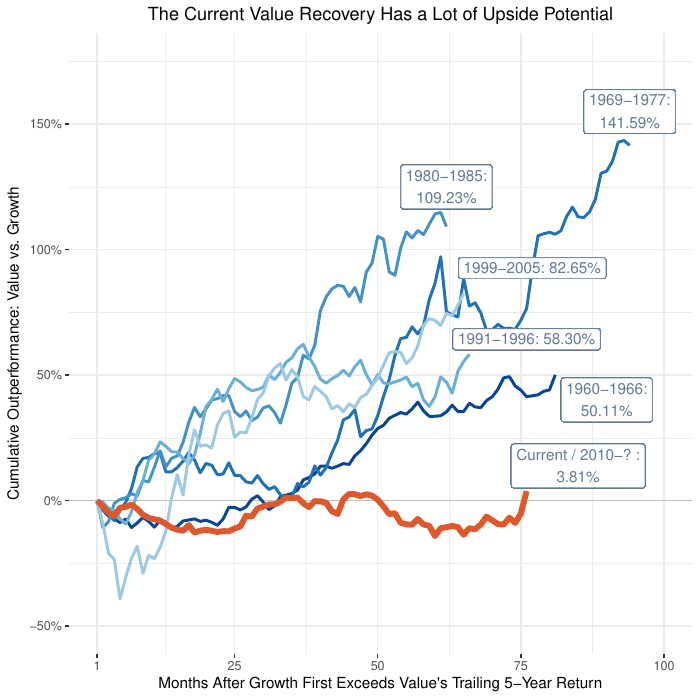

This figure's R source:
#!/usr/bin/env Rscript

# Load libraries
library(ggplot2)
library(stringr)
library(scales)
library(ggthemes)
library(PerformanceAnalytics)
library(RColorBrewer)

# The URL for the data
url.name     <- "http://mba.tuck.dartmouth.edu/pages/faculty/ken.french/ftp"
file.name    <- "25_Portfolios_5x5_CSV.zip"
full.url     <- paste(url.name, file.name, sep="/")

# You can change the starting date of the analysis by changing these variables
# Beware, however, that the source datafile starts in 1926

start.year   <- 1945
start.month  <- 1

# You can change the ending date of the analysis by changing these variables
# Beware, however, that the source datafile may only be updated annually
# and therefore the most recent monthly may not be available

end.year     <- 2016
end.month    <- 11

window.width <- 5*12 # The rolling window width. 5 Years in this case
look.forward <- 8*12 # How far to look forward for the end of a value recovery

# Download the data and unzip it

temp.file <- tempfile()
download.file(full.url, temp.file)
file.list <- unzip(temp.file, list=TRUE)

# Parse the data
french.data   <- read.csv(unzip(temp.file,
                                files=as.character(file.list[1,1])),
                          skip=19,
                          header=TRUE,
                          stringsAsFactors=FALSE)
names(french.data)[[1]] <- "DATE"

# Now we want to remove all the data below the end date
ds.year     <- as.numeric(substr(french.data$DATE[[1]],1,4))
ds.month    <- as.numeric(substr(french.data$DATE[[1]],5,6))
num.rows    <- 12*(end.year-ds.year)+(end.month-ds.month)+1
french.data <- head(french.data,num.rows)
date.seq    <- as.Date(paste(french.data$DATE,"01",sep=""),"%Y%m%d")
french.data$DATE <- date.seq

# Transform the data so that the return cells are numeric decimal format
for (i in 2:ncol(french.data)) french.data[,i] <- as.numeric(str_trim(french.data[,i]))
for (i in 2:ncol(french.data)) french.data[,i] <- french.data[,i]/100

# Now we calculate the the HML sequence from the factor sequences
# Column names are: DATE SMALL.LoBM ME1.BM2 SMALL.HiBM BIG.LoBM ME2.BM2 BIG.HiBM
fd <- french.data

french.data$Hi.Lo <-
  0.2*( fd$SMALL.HiBM + fd$ME2.BM5 + fd$ME3.BM5 + fd$ME4.BM5 + fd$BIG.HiBM ) -
  0.2*( fd$SMALL.LoBM + fd$ME2.BM1 + fd$ME3.BM1 + fd$ME4.BM1 + fd$BIG.LoBM )

# Now create a time series of the HML data that we can pass off to apply.rolling 
# and other PerformanceAnalytics functions

ts.data <- data.frame(french.data$Hi.Lo)
row.names(ts.data) <- date.seq

# Now calculate the a time series of rolling 5-year annualized returns
z <- apply.rolling(ts.data, width=window.width, FUN = "Return.annualized")
french.data$Hi.Lo.5YrRolling <- z[[1]]

rows <- nrow(french.data)

# The following loop programatically finds the value recoveries and fills
# the lists start.indexes and end.indexes with the start and end index of these
# recoveries in the french.data data frame.
# Beware that the results of this search are sensitive to the parameters
# window.width and look.forward and may change significantly if these
# are altered from the default values of 60 months and 96 months, respectively.

start.indexes <- c()
end.indexes   <- c()

i <- max( (start.year-ds.year)*12+(start.month-ds.month), window.width)

while ( i < rows ) {
  
  if (french.data$Hi.Lo.5YrRolling[i]<0) {
    
    # A new periods starts when 5YrRolling turns negative
    j         <- i+1
    start.idx <- i
    end.idx   <- j
    min.val   <- french.data$Hi.Lo.5YrRolling[i]
    max.val   <- french.data$Hi.Lo.5YrRolling[i]
    
    while ( j < i + look.forward) {
      
      if ( j < rows ) {
        if (french.data$Hi.Lo.5YrRolling[j]>max.val) {
          max.val <- french.data$Hi.Lo.5YrRolling[j]
          end.idx <- j
        }
        
      } else {
        max.val <- french.data$Hi.Lo.5YrRolling[rows]
        end.idx <- rows
      }
      
      j <- j+1
      
    }
    
    start.indexes <- c(start.indexes,start.idx)
    end.indexes   <- c(end.indexes,end.idx)
    
    # print info on the value recovery we found
    str <- paste("Start=",french.data$DATE[start.idx],
                 "End=",french.data$DATE[end.idx],
                 "EndValue=",french.data$Hi.Lo.5YrRolling[end.idx],
                 "Duration=",(end.idx-start.idx)/12)
    print(str)
    
    # Restart search from where value recovery ends
    i <- end.idx + 1
    
  } else {
    
    i <- i+1
    
  }
  
}

# This last loop creates a long format data frame of all the value recoveries
# so that it is suitable for plotting with ggplot2
series <- c()
months <- c()
values <- c()

for (i in 1:length(start.indexes)) {
  
  start.idx <- start.indexes[i]
  end.idx   <- end.indexes[i]
  str       <- paste(format(french.data$DATE[start.idx], "%Y"),
                     format(french.data$DATE[end.idx]  , "%Y"), sep="-")
  cur.value <- 0
  
  series <- c(series,str)
  months <- c(months,1)
  values <- c(values,cur.value)
  
  # for each month in the recovery we calculate the cur.value of 
  # the cumulative compounded return
  for (j in start.idx:end.idx) {
    
    cur.value <- (cur.value+1)*(french.data$Hi.Lo[j]+1)-1
    
    series <- c(series,str)
    months <- c(months,j-start.idx+2)
    values <- c(values,cur.value)
    
  }
  
}

# Create the data frame with the three columns series, months, and value
recov.data <- data.frame(series, months, values)


# Create a suitable color palette
colors <- rev( brewer.pal(7,"Blues") )[1:5]
colors <- c(colors, '#DD592D' )

# The most current line size will be 2 while the rest are 1
sizes  <- rep( 1, length(start.indexes)-1 )
sizes  <- c(sizes, 2)

# Creating PDF for graph
pdf.filename <- "value-recoveries.pdf"
pdf(pdf.filename)

# Plot the data
g <- ggplot(recov.data,
            aes(x=months,
                y=values,
                size=series,
                group=series,
                colour=series) )
g <- g + geom_hline(aes(yintercept=0.0),color="grey",linetype=1)
g <- g + geom_line()
g <- g + scale_size_manual(values=sizes)
g <- g + scale_colour_manual(values=colors )
g <- g + scale_x_continuous("Months After Growth First Exceeds Value's Trailing 5-Year Return",
                            breaks=c(1, 25, 50, 75, 100),
                            limits=c(1, 100))
g <- g + scale_y_continuous("Cumulative Outperformance: Value vs. Growth",
                            labels=percent,
                            breaks=c(-0.5, 0.0, 0.5, 1.0, 1.5),
                            limits=c(-0.5, 1.75))
g <- g + guides(fill=FALSE)

g <- g + theme_bw() + theme(panel.background=element_blank() ,
                       panel.border=element_blank() )

# Creating labels for the individual recoveries 
data.series <- levels(recov.data$series)
recov.data.last.points = c() 
for (data.ser in data.series) {
  recov.data.last.points <- rbind(recov.data.last.points, 
                                  tail(recov.data[ recov.data[, "series"] == data.ser, ], 1))
}

# Recovery Number 1 
reb1 <- recov.data.last.points[1, ]$values ## reb = rebound 
reb1.percent <- paste(format(round(reb1 * 100 , 2), nsmall=2),
                      '%',
                      sep='')
g <- g + geom_label(aes(label = paste(data.series[1], reb1.percent, sep=':\n'), 
                        x = recov.data.last.points[1, ]$months + 9, 
                        y = recov.data.last.points[1, ]$values - 0.1),
                    size = 4,
                    color='#617994')

# Recovery Number 2 
reb2 <- recov.data.last.points[2, ]$values ## reb = rebound 
reb2.percent <- paste(format(round(reb2 * 100 , 2), nsmall=2),
                      '%',
                      sep='')
g <- g + geom_label(aes(label = paste(data.series[2], reb2.percent, sep=':\n'), 
                        x = recov.data.last.points[2, ]$months, 
                        y = 1.55),
                    size = 4,
                    color='#617994')

# Recovery Number 3 
reb3 <- recov.data.last.points[3, ]$values ## reb = rebound 
reb3.percent <- paste(format(round(reb3 * 100 , 2), nsmall=2),
                      '%',
                      sep='')
g <- g + geom_label(aes(label = paste(data.series[3], reb3.percent, sep=':\n'), 
                        x = recov.data.last.points[3, ]$months, 
                        y = 1.25),
                    size = 4,
                    color='#617994')

# Recovery Number 4 
reb4 <- recov.data.last.points[4, ]$values ## reb = rebound 
reb4.percent <- paste(format(round(reb4 * 100 , 2), nsmall=2),
                      '%',
                      sep='')
g <- g + geom_label(aes(label = paste(data.series[4], reb4.percent, sep=': '), 
                        x = recov.data.last.points[4, ]$months + 10, 
                        y = recov.data.last.points[4, ]$values + 0.06),
                    size = 4,
                    color='#617994')


# Recovery Number 5 
reb5 <- recov.data.last.points[5, ]$values ## reb = rebound 
reb5.percent <- paste(format(round(reb5 * 100 , 2), nsmall=2),
                      '%',
                      sep='')
g <- g + geom_label(aes(label = paste(data.series[5], reb5.percent, sep=': '), 
                        x = recov.data.last.points[5, ]$months + 12, 
                        y = recov.data.last.points[5, ]$values + 0.1),
                    size = 4,
                    color='#617994')


# Recovery Number 6 
reb6 <- recov.data.last.points[6, ]$values ## reb = rebound 
reb6.percent <- paste(format(round(reb6 * 100 , 2), nsmall=2),
                      '%',
                      sep='')
g <- g + geom_label(aes(label = paste('Current / 2010-? ', reb6.percent, sep=':\n'), 
                        x = recov.data.last.points[6, ]$months + 9, 
                        y = recov.data.last.points[6, ]$values + 0.1),
                    size = 4,
                    color='#617994')


# Creating the title 
g <- g + ggtitle("The Current Value Recovery Has a Lot of Upside Potential")
g <- g + theme(plot.title = element_text(hjust=0.5))

# Removes all legends
g <- g + theme(legend.position='none')

g

dev.off()

# Opening the png file
system2('open', args = pdf.filename, wait = FALSE)